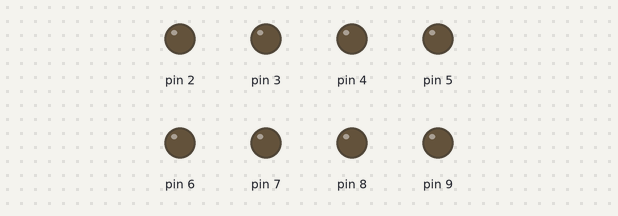
Bench run of a sketch on a simulated Arduino Uno, built with avr-gcc and run on an emulated ATmega328P. Shown: output pins drawn as LEDs (lit = HIGH).

Above: at 0.12 s.
At 4.87 s:
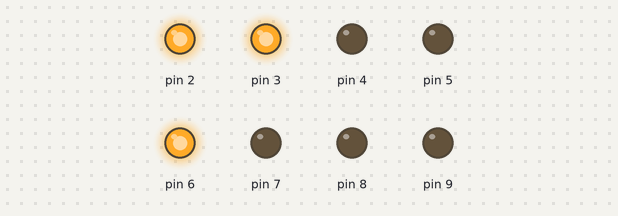
At 9.87 s:
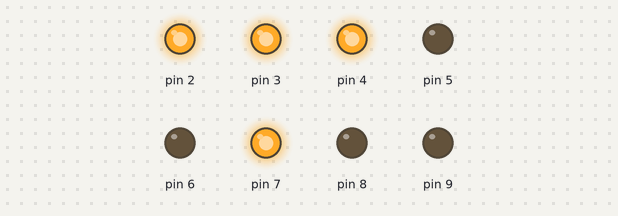
At 19.87 s:
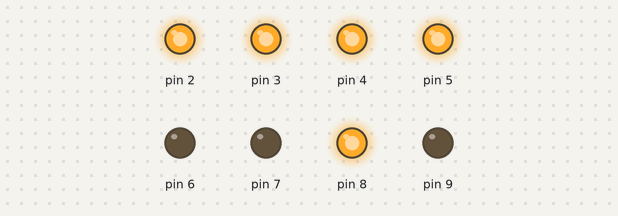
At 29.62 s:
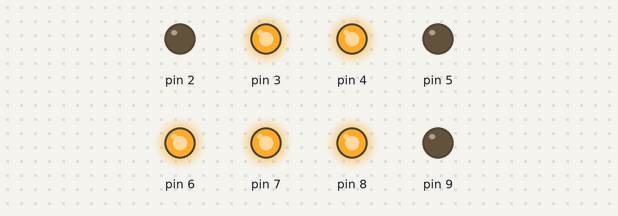
At 39.63 s:
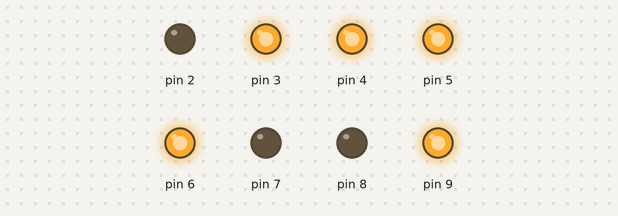
Timing chart, 0 to 40.0 s (numbered marks = the images above):
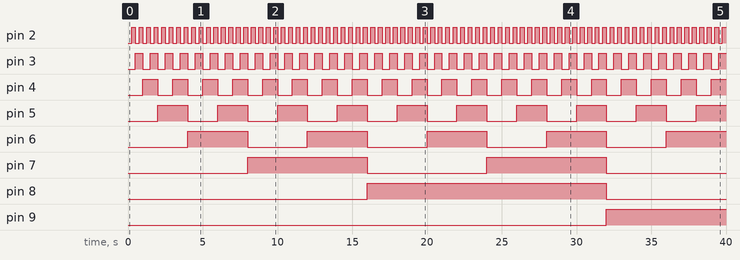

Measured:
- by itself, pin 2: alternates HIGH for 0.25 s and LOW for 0.25 s
- by itself, pin 3: alternates HIGH for 0.50 s and LOW for 0.50 s
- by itself, pin 4: alternates HIGH for 1.0 s and LOW for 1.0 s
- by itself, pin 5: alternates HIGH for 2.0 s and LOW for 2.0 s
- by itself, pin 6: alternates HIGH for 4.0 s and LOW for 4.0 s
- by itself, pin 7: alternates HIGH for 8.0 s and LOW for 8.0 s
- by itself, pin 8: LOW → HIGH at 16.0 s, → LOW 16.0 s later
- by itself, pin 9: LOW → HIGH at 32.0 s

The sketch:

binary-counter-8-bit.ino
```cpp
void setup()
{
  pinMode(2, OUTPUT);
  pinMode(3, OUTPUT);
  pinMode(4, OUTPUT);
  pinMode(5, OUTPUT);
  pinMode(6, OUTPUT);
  pinMode(7, OUTPUT);
  pinMode(8, OUTPUT);
  pinMode(9, OUTPUT);
}

void loop()
{
  for(byte i=0; i<256; i++) {
    byte a = i%2;
    byte b = i/2 %2;
    byte c = i/4 %2;
    byte d = i/8 %2;
    byte e = i/16 %2;
    byte f = i/32 %2;
    byte g = i/64 %2;
    byte h = i/128 %2;

    digitalWrite(2, a);
    digitalWrite(3, b);
    digitalWrite(4, c);
    digitalWrite(5, d);
    digitalWrite(6, e);
    digitalWrite(7, f);
    digitalWrite(8, g);
    digitalWrite(9, h);
    delay(250); // milliseconds
  }
}
```
